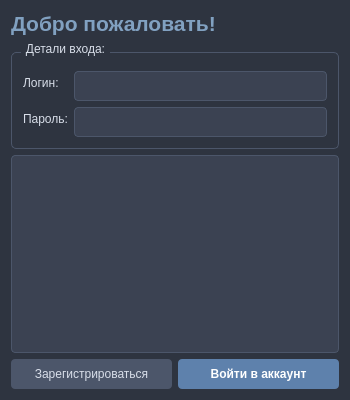
<?xml version="1.0" encoding="UTF-8"?>
<ui version="4.0">
 <class>AuthDialog</class>
 <widget class="QDialog" name="AuthDialog">
  <property name="geometry">
   <rect>
    <x>0</x>
    <y>0</y>
    <width>350</width>
    <height>400</height>
   </rect>
  </property>
  <property name="windowTitle">
   <string>Login</string>
  </property>
  <property name="styleSheet">
   <string notr="true">background-color: #2E3440;
color: #D8DEE9;</string>
  </property>
  <layout class="QVBoxLayout" name="verticalLayout">
   <item>
    <widget class="QLabel" name="labelTitle">
     <property name="styleSheet">
      <string notr="true">QLabel {
    color: #81A1C1;
    font-size: 16pt;
    font-weight: bold;
    qproperty-alignment: AlignCenter;
}</string>
     </property>
     <property name="text">
      <string>Добро пожаловать!</string>
     </property>
    </widget>
   </item>
   <item>
    <widget class="QGroupBox" name="groupBox">
     <property name="styleSheet">
      <string notr="true">QGroupBox {
    border: 1px solid #4C566A;
    border-radius: 5px;
    margin-top: 10px;
    padding-top: 15px;
}
QGroupBox::title {
    subcontrol-origin: margin;
    left: 10px;
    padding: 0 3px;
}</string>
     </property>
     <property name="title">
      <string>Детали входа:</string>
     </property>
     <layout class="QFormLayout" name="formLayout">
      <item row="0" column="0">
       <widget class="QLabel" name="labelUsername">
        <property name="styleSheet">
         <string notr="true">QLabel {
    color: #D8DEE9;
}</string>
        </property>
        <property name="text">
         <string>Логин:</string>
        </property>
       </widget>
      </item>
      <item row="0" column="1">
       <widget class="QLineEdit" name="lineEditUsername">
        <property name="styleSheet">
         <string notr="true">QLineEdit {
    background-color: #3B4252;
    color: #E5E9F0;
    border: 1px solid #4C566A;
    border-radius: 4px;
    padding: 6px;
}</string>
        </property>
       </widget>
      </item>
      <item row="1" column="0">
       <widget class="QLabel" name="labelPassword">
        <property name="styleSheet">
         <string notr="true">QLabel {
    color: #D8DEE9;
}</string>
        </property>
        <property name="text">
         <string>Пароль:</string>
        </property>
       </widget>
      </item>
      <item row="1" column="1">
       <widget class="QLineEdit" name="lineEditPassword">
        <property name="styleSheet">
         <string notr="true">QLineEdit {
    background-color: #3B4252;
    color: #E5E9F0;
    border: 1px solid #4C566A;
    border-radius: 4px;
    padding: 6px;
}</string>
        </property>
        <property name="echoMode">
         <enum>QLineEdit::EchoMode::Password</enum>
        </property>
       </widget>
      </item>
     </layout>
    </widget>
   </item>
   <item>
    <widget class="QTextEdit" name="textEditStatus">
     <property name="styleSheet">
      <string notr="true">QTextEdit {
    background-color: #3B4252;
    color: #A3BE8C;
    border: 1px solid #4C566A;
    border-radius: 4px;
    padding: 8px;
}</string>
     </property>
     <property name="readOnly">
      <bool>true</bool>
     </property>
    </widget>
   </item>
   <item>
    <layout class="QHBoxLayout" name="horizontalLayout">
     <item>
      <widget class="QPushButton" name="pushButtonRegister">
       <property name="styleSheet">
        <string notr="true">QPushButton {
    background-color: #4C566A;
    color: #D8DEE9;
    border-radius: 4px;
    padding: 8px;
    min-width: 100px;
}
QPushButton:hover {
    background-color: #5E81AC;
}</string>
       </property>
       <property name="text">
        <string>Зарегистрироваться</string>
       </property>
      </widget>
     </item>
     <item>
      <widget class="QPushButton" name="pushButtonLogin">
       <property name="styleSheet">
        <string notr="true">QPushButton {
    background-color: #5E81AC;
    color: white;
    border-radius: 4px;
    padding: 8px;
    min-width: 100px;
    font-weight: bold;
}
QPushButton:hover {
    background-color: #81A1C1;
}</string>
       </property>
       <property name="text">
        <string>Войти в аккаунт</string>
       </property>
      </widget>
     </item>
    </layout>
   </item>
  </layout>
 </widget>
 <resources/>
 <connections/>
</ui>
